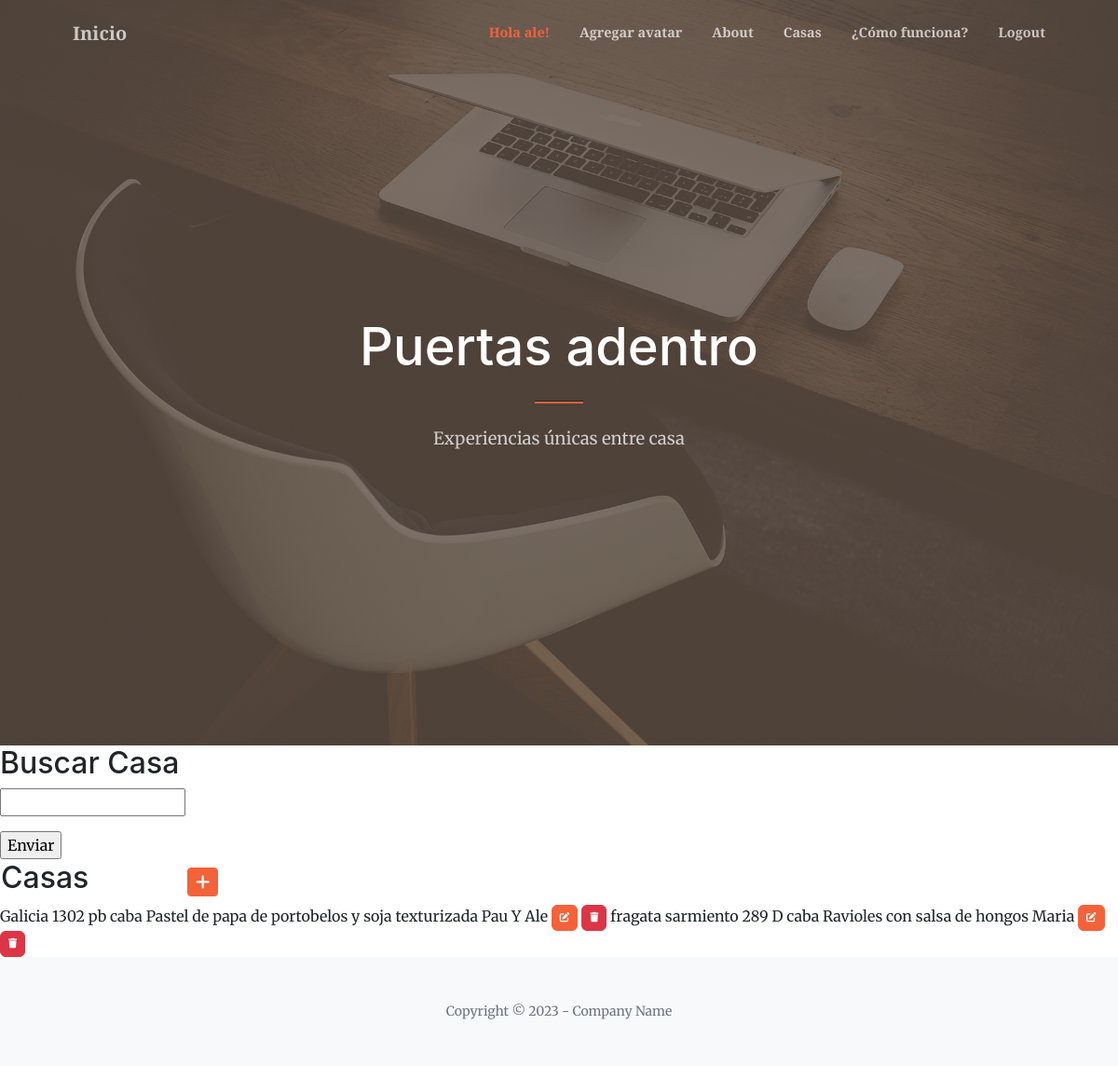
The app's page /casas/ (signed in) with its own data.
### casas/models.py (models this page shows, shortened)
class Casa(models.Model):
    calle = models.CharField(max_length=50)
    altura = models.IntegerField(null=True)
    piso = models.IntegerField(null=True)
    departamento = models.CharField(max_length=50)
    localidad = models.CharField(max_length=50)
    horario = models.TimeField(null=True)
    anfitrion = models.CharField(max_length=50, null=True)
    menu = models.CharField(max_length=100, null=True)

### casas/views.py (the view)
# urls.py: path('casas/', Casaslist.as_view(), name="casas"),
class Casaslist(LoginRequiredMixin,ListView):
    model = Casa

### casas/templates/casas/casa_list.html (shortened to what this page needs)
{% extends 'casas/base.html' %}
{% load static %}
{% block contenido %}
<h2>Buscar Casa</h2>
<form action="/casabuscar2" method="get">
    <p><input type="text" name="buscar" id="buscar"></p>
    <input type="submit" value="Enviar">
</form>
   <table>
      <tr>
          <td width="200"><h2>Casas</h2></td>
          <td>
              <a
              href="{% url 'create_casa' %}"
              class="btn btn-primary btn-sm"
              >
              </a>
          </td>
      </tr>
   </table>
   {% for c in casa_list  %}
     <tr>
       <td>
          <tr>
            {{c.calle}}
            {{c.altura}}
            {{c.departamento}}
            {{c.localidad}}
            {{c.menu}}
            {{c.anfitrion}}
         </tr>
            <a
              href="{% url 'update_casa' c.id %}"
              class="btn btn-primary"
              style="--bs-btn-padding-y: .25rem; --bs-btn-padding-x: .5rem; --bs-btn-font-size: .75rem;"
              >
            </a>
            <a
              href="{% url 'delete_casa' c.id %}"
              class="btn btn-danger"
              style="--bs-btn-padding-y: .25rem; --bs-btn-padding-x: .5rem; --bs-btn-font-size: .75rem;"
              >
            </a>
        </td>
      </tr>
{% endfor %}
{% endblock contenido %}

### casas/templates/casas/base.html (shortened to what this page needs)
<!DOCTYPE html>
<html lang="en">
    <head>
        {% load static %}
        <link href="https://cdn.jsdelivr.net/npm/bootstrap-icons@1.5.0/font/bootstrap-icons.css" rel="stylesheet" />
        <link href="https://cdnjs.cloudflare.com/ajax/libs/SimpleLightbox/2.1.0/simpleLightbox.min.css" rel="stylesheet" />
        <link href="{% static 'casas/css/styles.css' %}" rel="stylesheet" />
        <link rel="stylesheet" href="https://cdnjs.cloudflare.com/ajax/libs/font-awesome/6.4.0/css/all.min.css">
    </head>
    <body id="page-top">
        <nav class="navbar navbar-expand-lg navbar-light fixed-top py-3" id="mainNav">
            <div class="container px-4 px-lg-5">
                <a class="navbar-brand" href="{% url 'home' %}">Inicio</a>
                <div class="collapse navbar-collapse" id="navbarResponsive">
                    <ul class="navbar-nav ms-auto my-2 my-lg-0">
                        {% if user.is_authenticated %}
                        <li class="nav-item"><a style="color:#f4623a"class="nav-link" href="{% url 'editar_usuario' %}">Hola {{user.username}}!</a></li>
                        <li class="nav-item"><a class="nav-link" href="{% url 'agregar_avatar' %}">Agregar avatar</a></li>
                        <li class="nav-item"><a class="nav-link" href="{% url 'about' %}">About</a></li>
                        <li class="nav-item"><a class="nav-link" href="{% url 'casas' %}">Casas</a></li>
                        <li class="nav-item"><a class="nav-link" href="{% url 'comofunciona' %}">¿Cómo funciona?</a></li>
                        <li class="nav-item"><a class="nav-link" href="{% url 'logout' %}">Logout</a></li>
                        {% else %}
                        <li class="nav-item"><a class="nav-link" href="{% url 'comofunciona' %}">¿Cómo funciona?</a></li>
                        <li class="nav-item"><a class="nav-link" href="{% url 'registro' %}">Registrate</a></li>
                        {% endif %}
                    </ul>
                </div>
            </div>
        </nav>
        <header class="masthead">
            <div class="container px-4 px-lg-5 h-100">
                <div class="row gx-4 gx-lg-5 h-100 align-items-center justify-content-center text-center">
                    <div class="col-lg-8 align-self-end">
                        <h1 class="text-white font-weight-bold">Puertas adentro</h1>
                        <hr class="divider" />
                    </div>
                    <div class="col-lg-8 align-self-baseline">
                        <p class="text-white-75 mb-5">Experiencias únicas entre casa</p>
                    </div>
                </div>
            </div>
        </header>
        {% block contenido %}
        {% endblock contenido %}
        <footer class="bg-light py-5">
            <div class="container px-4 px-lg-5"><div class="small text-center text-muted">Copyright &copy; 2023 - Company Name</div></div>
        </footer>
    </body>
</html>

### records on screen
Casa: calle "Galicia", altura "1302", departamento "pb", localidad "caba", menu "Pastel de papa de portobelos y soja texturizada", anfitrion "Pau Y Ale"
Casa: calle "fragata sarmiento", altura "289", departamento "D", localidad "caba", menu "Ravioles con salsa de hongos", anfitrion "Maria"

### other values on screen
{{ user.username }} "ale"
